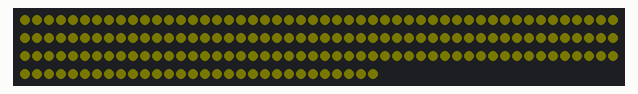
Recording of a sketch running on a simulated Arduino Uno, built with avr-gcc and run on an emulated ATmega328P. On the bench: 180 RGB LEDs in strip order, left to right, continuing on the next row. Dim RGB values are drawn brighter than linear.

Above: at 0.1 s.

Measured:
- what the display in image 0 shows lasts 10.0 s, from 0.1 s to 10.1 s

The sketch:

jeux_couleur_paul.ino
```cpp
#include "LPD8806.h"
#include "SPI.h"

// Example to control LPD8806-based RGB LED Modules in a strip

/*****************************************************************************/

// Number of RGB LEDs in strand:
int nLEDs = 180;

// Chose 2 pins for output; can be any valid output pins:
int dataPin  = 11;
int clockPin = 13;

// First parameter is the number of LEDs in the strand.  The LED strips
// are 32 LEDs per meter but you can extend or cut the strip.  Next two
// parameters are SPI data and clock pins:
LPD8806 strip = LPD8806(nLEDs, dataPin, clockPin);

// You can optionally use hardware SPI for faster writes, just leave out
// the data and clock pin parameters.  But this does limit use to very
// specific pins on the Arduino.  For "classic" Arduinos (Uno, Duemilanove,
// etc.), data = pin 11, clock = pin 13.  For Arduino Mega, data = pin 51,
// clock = pin 52.  For 32u4 Breakout Board+ and Teensy, data = pin B2,
// clock = pin B1.  For Leonardo, this can ONLY be done on the ICSP pins.
//LPD8806 strip = LPD8806(nLEDs);

void setup() {
  // Start up the LED strip
  strip.begin();

  // Update the strip, to start they are all 'off'
  strip.show();
}


void loop() {
  int i;
  int rouge = 1;
  int vert = 1;
  int bleu = 0;

  uint32_t c = strip.Color(rouge, vert, bleu);

  for (i=0; i < strip.numPixels(); i++) {
      strip.setPixelColor(i, c);
  }
  strip.show();
  delay(10000);
  for (i=0; i < strip.numPixels(); i++) {
      strip.setPixelColor(i, 0);
  }
  strip.show();
  delay(10000);
}
```
